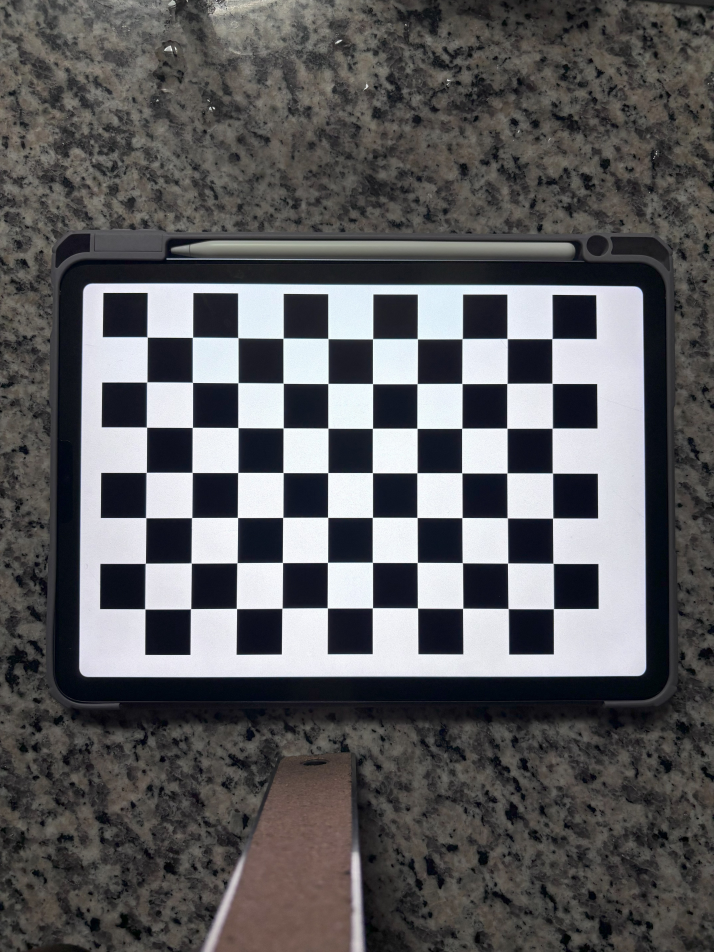
#> input picture Homeworks/HW2/checkered_square.jpeg, 4284 x 5712 px, found by its file name (shown at 1/6 size)
$ python camera_calibration.py
#> lines starting #> are read from the running program, lines starting #| are printed output that depends on the picture; long printed decimals are rounded
import numpy as np
import cv2
import matplotlib.pyplot as plt

# Step 1: Define Camera Intrinsics (Based on iPhone 15 Plus Specs)
# Given values
sensor_width_mm = 8.0  # Estimated sensor width in mm
sensor_height_mm = 6.0  # Estimated sensor height in mm
image_width_px = 6000  # Image width in pixels
image_height_px = 4000  # Image height in pixels
focal_length_mm = 26  # Directly using the given focal length from tech specs

# Convert focal length to pixels
f_x = (focal_length_mm / sensor_width_mm) * image_width_px
f_y = (focal_length_mm / sensor_height_mm) * image_height_px

# Assume principal point is at the image center
c_x = image_width_px / 2
c_y = image_height_px / 2

# Assume skew is 0 for square pixels
s = 0

# Construct intrinsic matrix K
K = np.array([[f_x, s, c_x],
              [0, f_y, c_y],
              [0, 0, 1]])

# Display Intrinsic Matrix
print("Intrinsic Camera Matrix (K):")
print(K)

# Step 2: Load and Process the Checkered Image
# Load the checkerboard image
image_path = "HW2\checkered_square.jpeg"
image = cv2.imread(image_path)
#> image is the input picture: shape (5712, 4284, 3); mean B, G, R 93.4, 91.5, 91.9
gray = cv2.cvtColor(image, cv2.COLOR_BGR2GRAY)

# Define checkerboard pattern size (number of inner corners)
checkerboard_size = (10, 7)  # 10x7 inner corners
square_size = 25  # mm per square

# Manually define world coordinates of checkerboard points
obj_points = np.zeros((checkerboard_size[0] * checkerboard_size[1], 3), np.float32)
obj_points[:, :2] = np.mgrid[0:checkerboard_size[0], 0:checkerboard_size[1]].T.reshape(-1, 2) * square_size

# Find the checkerboard corners
found, corners = cv2.findChessboardCorners(gray, checkerboard_size, None)
#> found = True; corners = 70 rows, first 8: [886.5, 2025.6], [1156.9, 2027.4], [1431.2, 2029.7], [1699.6, 2033], [1970.7, 2035.2], [2236.9, 2036.6], [2507.1, 2036.8], [2774.2, 2035.8]
if found:
    # Refine the detected corners for accuracy
    corners_refined = cv2.cornerSubPix(
        gray, corners, (11, 11), (-1, -1),
        criteria=(cv2.TERM_CRITERIA_EPS + cv2.TERM_CRITERIA_MAX_ITER, 30, 0.001)
    )
#> corners_refined = 70 rows, first 8: [885.9, 2025.2], [1157.8, 2026.4], [1430.4, 2029.2], [1700.5, 2032.3], [1970, 2034.5], [2237.6, 2036], [2506.2, 2036], [2774.5, 2035.3]

    # Draw and display the corners
    image_with_corners = cv2.drawChessboardCorners(image, checkerboard_size, corners_refined, found)
    plt.figure(figsize=(10, 6))
    plt.imshow(cv2.cvtColor(image_with_corners, cv2.COLOR_BGR2RGB))
    plt.title("Detected Checkerboard Corners")
    plt.show()

    # Step 3: Manually Solve for Extrinsic Parameters
    num_points = obj_points.shape[0]

    # Convert image points to homogeneous coordinates
    img_points_h = np.hstack((corners_refined.reshape(num_points, 2), np.ones((num_points, 1))))
#> img_points_h = 70 rows, first 8: [885.9, 2025.2, 1], [1157.8, 2026.4, 1], [1430.4, 2029.2, 1], [1700.5, 2032.3, 1], [1970, 2034.5, 1], [2237.6, 2036, 1], [2506.2, 2036, 1], [2774.5, 2035.3, 1]

    # Normalize image coordinates using intrinsic matrix
    img_points_norm = np.linalg.inv(K) @ img_points_h.T

    # Solve for homography matrix H (Least Squares)
    A = []
    for i in range(num_points):
        X, Y, _ = obj_points[i]
        u, v, w = img_points_norm[:, i]
        A.append([X, Y, 1, 0, 0, 0, -u * X, -u * Y, -u])
        A.append([0, 0, 0, X, Y, 1, -v * X, -v * Y, -v])
#> this loop made 70 passes
#> (u, v) on passes 1 to 12: (-0.108, 0.00146), (-0.0945, 0.00152), (-0.0805, 0.00169), (-0.0666, 0.00186), (-0.0528, 0.00199), (-0.0391, 0.00208), (-0.0253, 0.00208), (-0.0116, 0.00204), (0.00229, 0.00198), (0.0161, 0.00201), (-0.109, 0.017), (-0.0945, 0.0171)
#> after the loop, A = 140 items
    A = np.array(A)

    # Solve for homography using SVD
    U, S, Vt = np.linalg.svd(A)
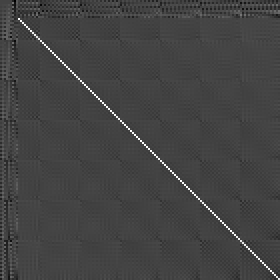
#> U: shape (140, 140) float64 (shown 2 times larger); min -0.353, max 0.98, mean 0.000135; drawn with min black and max white
#> S = [1262.9, 1260.5, 479.1, 476.2, 38.8, 23.51, 3.36, 2.28, 0.0013]
    H = Vt[-1].reshape(3, 3)
#> H = [[0.000549, 1.97e-06, -0.108], [2.66e-06, 0.000615, 0.00161], [3.32e-05, -6.18e-05, 0.994]]

    # Decompose H into R and t
    H /= H[-1, -1]  # Normalize H
#> H = [[0.000552, 1.98e-06, -0.108], [2.68e-06, 0.000619, 0.00162], [3.34e-05, -6.21e-05, 1]]
    r1 = H[:, 0]
#> r1 = [0.000552, 2.68e-06, 3.34e-05]
    r2 = H[:, 1]
#> r2 = [1.98e-06, 0.000619, -6.21e-05]
    t = H[:, 2]
#> t = [-0.108, 0.00162, 1]

    # Ensure orthonormality of R
    r3 = np.cross(r1, r2)
#> r3 = [-2.08e-08, 3.44e-08, 3.42e-07]
    R = np.column_stack((r1, r2, r3))
#> R = [[0.000552, 1.98e-06, -2.08e-08], [2.68e-06, 0.000619, 3.44e-08], [3.34e-05, -6.21e-05, 3.42e-07]]
    U, _, Vt = np.linalg.svd(R)
#> U = [[-0.0106, 0.998, -0.0605], [-0.995, -0.0045, 0.0999], [0.0995, 0.0613, 0.993]]; Vt = [[-0.00835, -1, -5.44e-18], [1, -0.00835, -4.55e-20], [0, -5.44e-18, 1]]
    R = U @ Vt  # Ensure it's a valid rotation matrix
#> R = [[0.998, 0.00226, -0.0605], [0.00381, 0.995, 0.0999], [0.0605, -0.1, 0.993]]

    # Display Results
    print("Rotation Matrix (R):")
    print(R)
#| [[ 0.9982  0.002261  -0.06055]
#|  [ 0.003807  0.995  0.09991 ]
#|  [ 0.06047 -0.09996  0.9932]]
    print("Translation Vector (t):")
    print(t)
#| [-0.1083  0.001622  1.        ]

    # Add the results to the assignment document
    print("\nExtrinsic Parameters:")
    print("Rotation Matrix (R):")
    print(R)
#| [[ 0.9982  0.002261  -0.06055]
#|  [ 0.003807  0.995  0.09991 ]
#|  [ 0.06047 -0.09996  0.9932]]
    print("Translation Vector (t):")
    print(t)
#| [-0.1083  0.001622  1.        ]

else:
    print("Checkerboard not detected. Ensure the pattern is fully visible and well-lit.")
